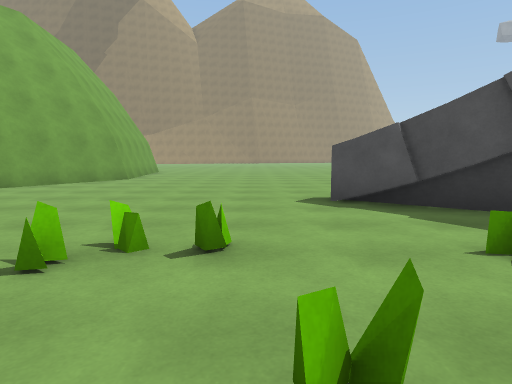
View 1 (above)

24 first-person views from a walk through a scene from a Unity 3-D project. The camera is 1.3 m above the floor, tilts 6° down and sees 75° across. The floor is counted in squares, 2 m on a side. Each view is taken from the middle of a square. On the plan, view 1 faces up. The plan holds only what a view shows up to about 10 squares ahead; the rest is blank. The place goes on beyond the plan. Some animated figures are left out. Surface patterns are stand-ins for the level's own textures.

View 2
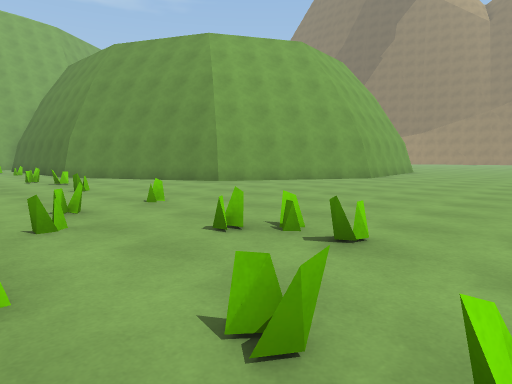

View 3
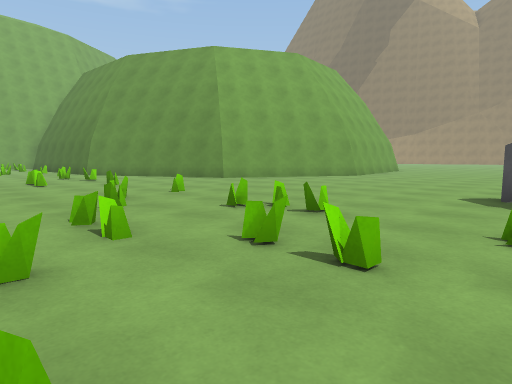

View 4
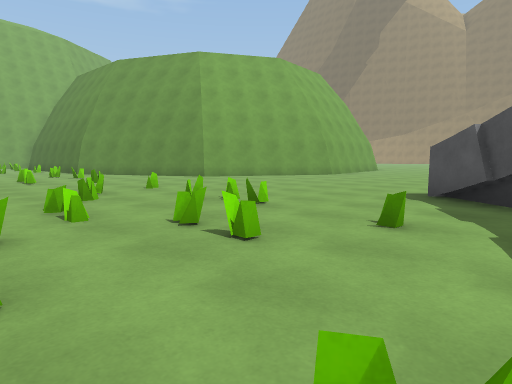

View 5
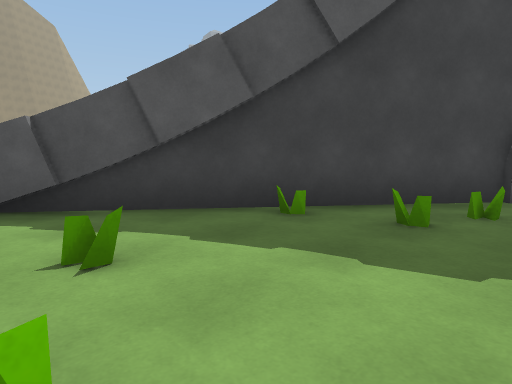

View 6
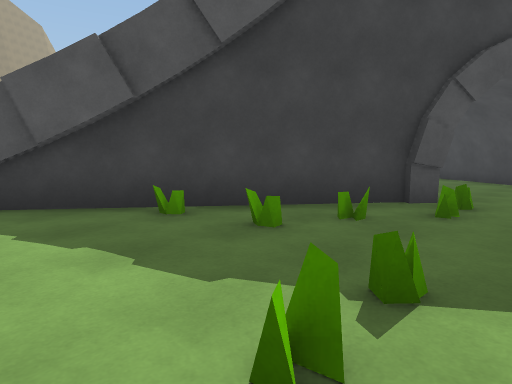

View 7
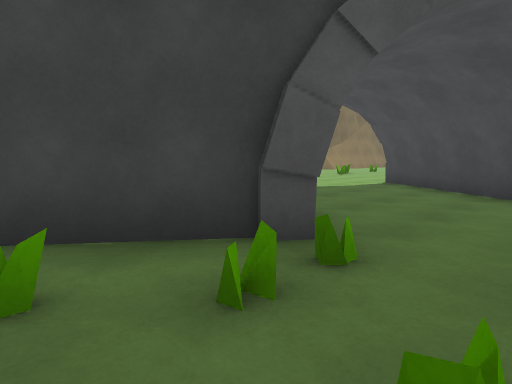

View 8
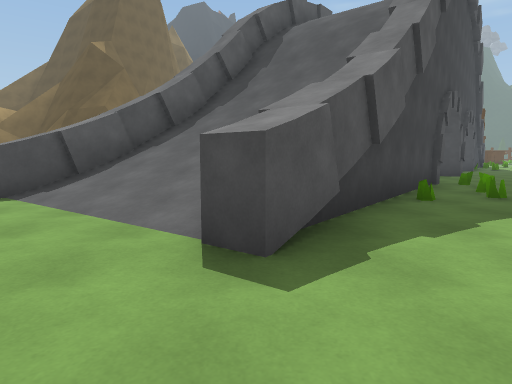

View 9
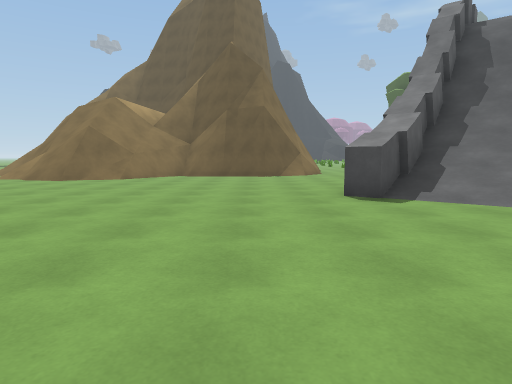

View 10
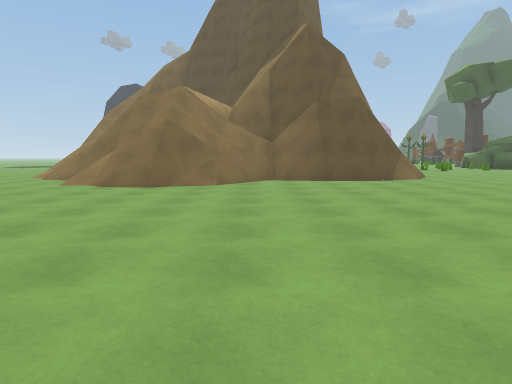

View 11
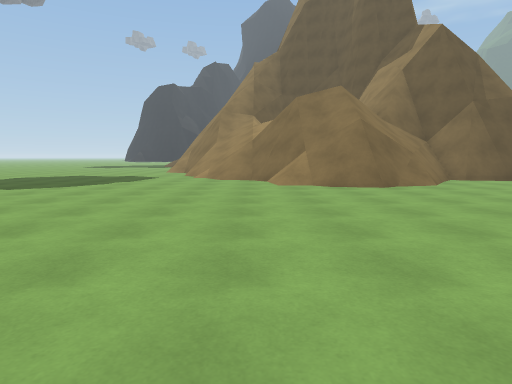

View 12
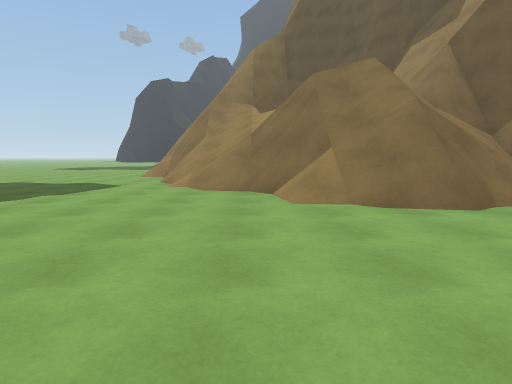

View 13
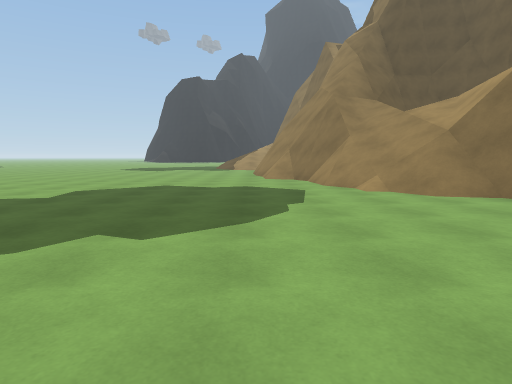

View 14
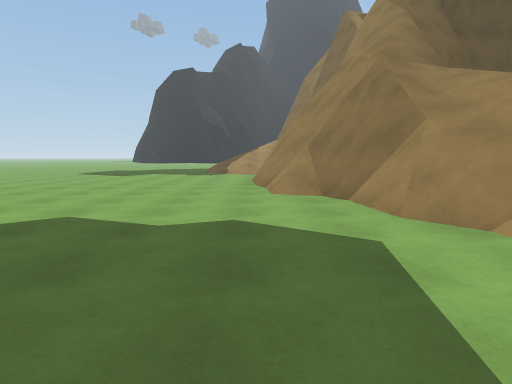

View 15
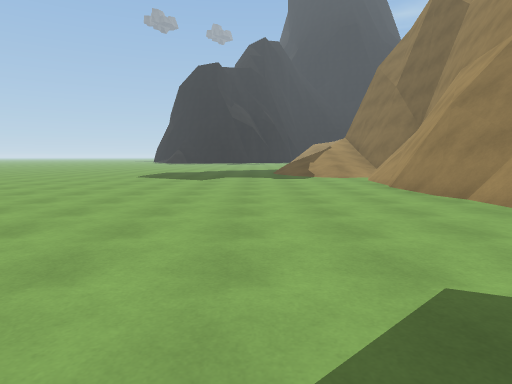

View 16
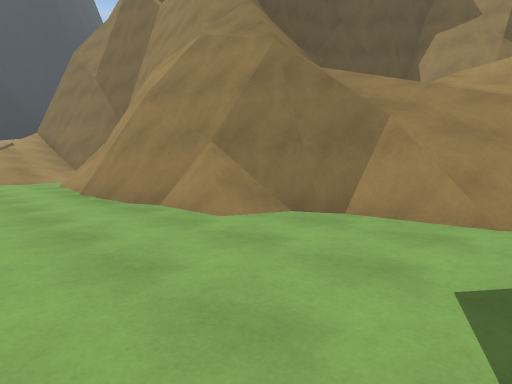

View 17
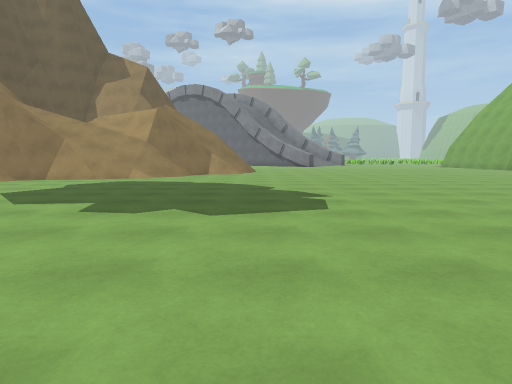

View 18
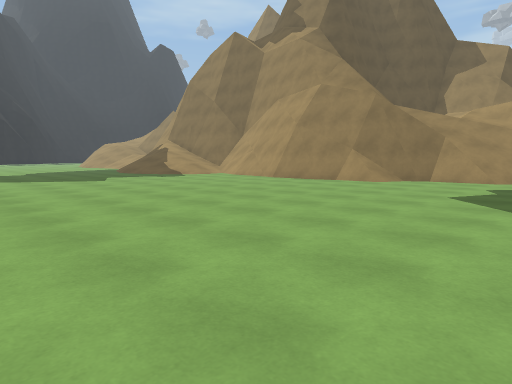

View 19
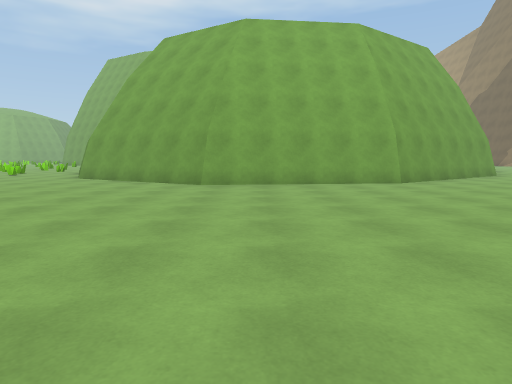

View 20
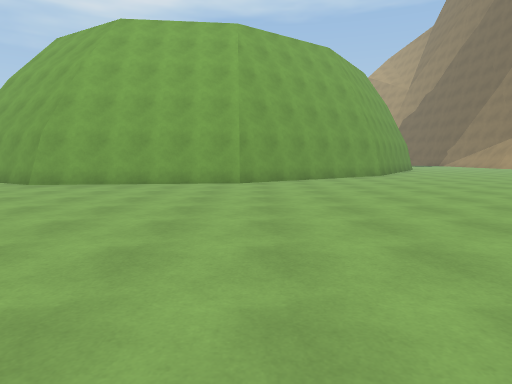

View 21
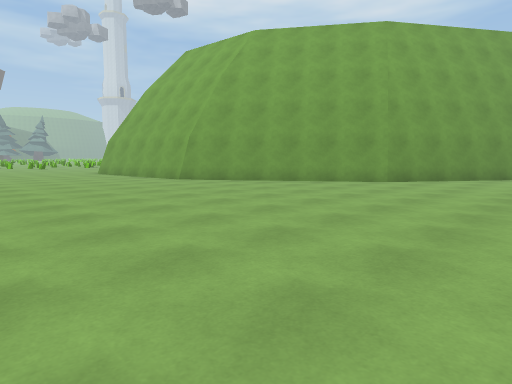

View 22
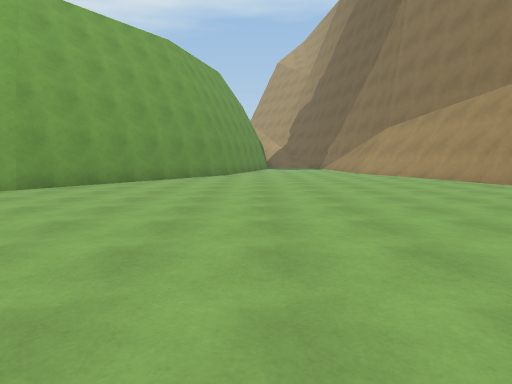

View 23
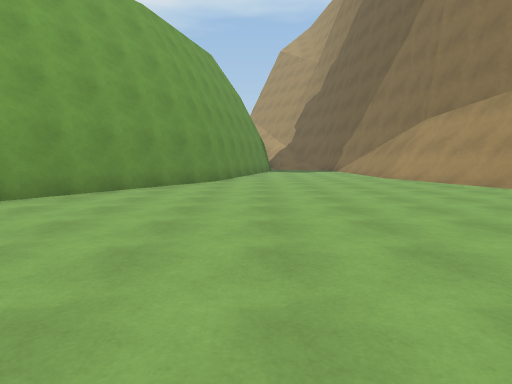

View 24
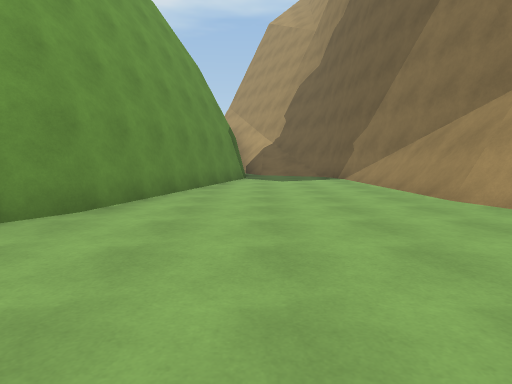

### Floor plan
Key: @ floor where view 1 was taken; # wall or solid block; . floor; / step, stairs or slope; = window, fence, low wall or low ledge; ^ raised ledge; v drop or lower ground.
Columns run from 19 left of view 1 to 21 right of it. Each row starts with its distance up from view 1.
 31                            .  ..... .....
 30         ####              ... ...........
 29      #####...            ................
 28 #######.......          .................
 27 /...............        .................
 26 .................      ..................
 25 ..................    ...................
 24 ###................   ...................
 23   #####.............................##...
 22       ##........................./#=####=
 21        ###.....................//###vv#^
 20          ##...................////////#^^
 19           ##.................##//==v#=##^
 18            ##...............//v///  =v^
 17             ##............./////     ^^
 16              #............./=///
 15              ##.............=//==###
 14               #..............===^^^^
 13               ##.............##^^
 12                #.............##
 11                #.............##
 10               ##..............#
  9               #.........##....=
  8              ##........//## ...
  7              #........////##...
  6            ###.......//////##
  5           ##.........##  ///##
  4           #...........## ////  ...
  3          ..............##////.....
  2          .==.=....=..=..## /....##
  1          ...=...==#==..==##/...##
  0            ...==..=@..=..=/...##
 -1                   .==........

Where each view was taken, in squares from view 1:
view 1: 0 up, 0 right, facing up
view 2: 0 up, 1 right, facing up-left
view 3: 1 down, 2 right, facing up-left
view 4: 1 down, 3 right, facing up-left
view 5: 0 up, 1 right, facing up-right
view 6: 1 down, 2 right, facing up-right
view 7: 1 down, 5 right, facing up-right
view 8: 5 up, 1 left, facing right
view 9: 11 up, 1 left, facing right
view 10: 14 up, 1 right, facing right
view 11: 19 up, 1 right, facing right
view 12: 19 up, 4 right, facing right
view 13: 23 up, 5 right, facing right
view 14: 23 up, 9 right, facing right
view 15: 26 up, 11 right, facing right
view 16: 25 up, 12 right, facing down-right
view 17: 31 up, 8 right, facing down
view 18: 31 up, 11 right, facing down-right
view 19: 11 up, 4 right, facing left
view 20: 15 up, 4 right, facing left
view 21: 23 up, 1 right, facing down-left
view 22: 24 up, 1 left, facing left
view 23: 24 up, 4 left, facing left
view 24: 25 up, 9 left, facing left
